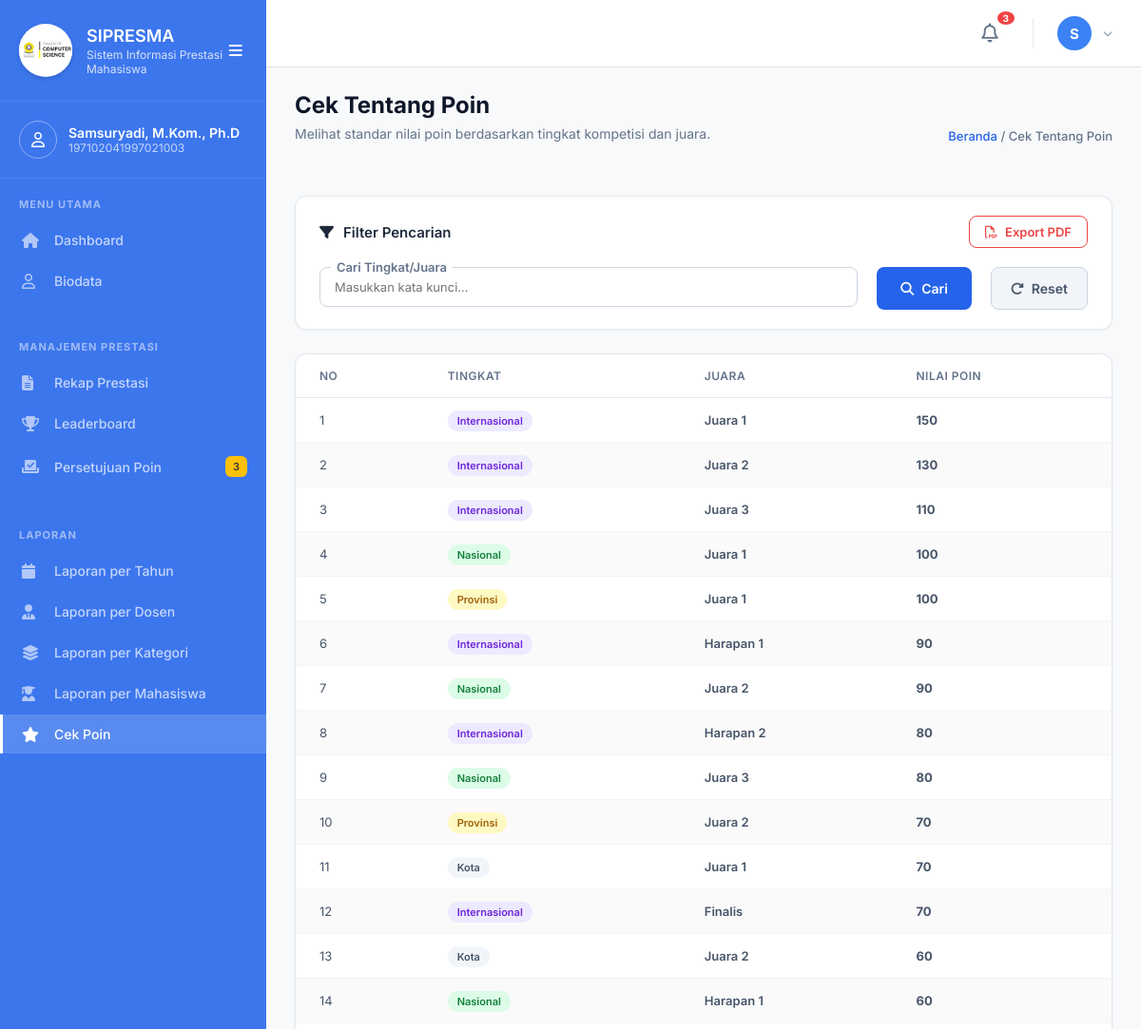
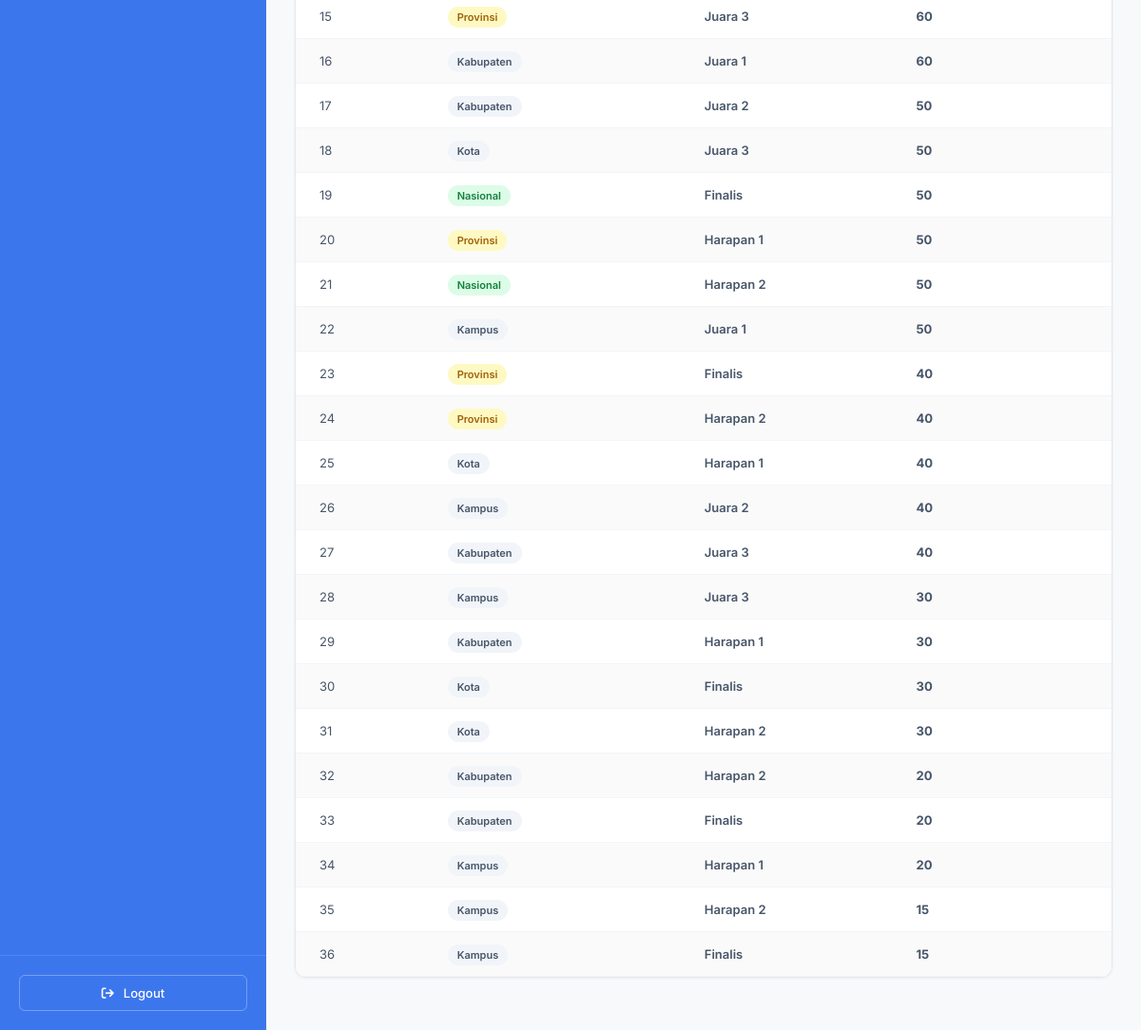
Page /pimpinan/CekPoin.php (signed in) on the committed database (2 pictures, top to bottom).
### tables this page shows
CREATE TABLE IF NOT EXISTS `poin_config` (
  `id` int NOT NULL AUTO_INCREMENT,
  `tingkat` varchar(50) NOT NULL,
  `juara` varchar(50) NOT NULL,
  `poin` int NOT NULL,
  PRIMARY KEY (`id`)
);

### pimpinan/CekPoin.php (the view, shortened to what this page needs)
<?php
require '../koneksi.php';
$search = isset($_GET['search']) ? trim($_GET['search']) : '';
$query = "SELECT * FROM poin_config WHERE 1=1";
$query .= " ORDER BY poin DESC";
$result = $conn->query($query);
$poin_data = [];
while($row = $result->fetch_assoc()) {
    $poin_data[] = $row;
}
?>
<!DOCTYPE html>
<html lang="id">
<head>
    <link rel="stylesheet" href="https://cdnjs.cloudflare.com/ajax/libs/font-awesome/6.4.0/css/all.min.css">
    <link rel="stylesheet" href="../administrator/Assets/Css/Style.css?v=<?= time() ?>">
</head>
<body class="dashboard-body new-dashboard">
    <?php include 'LayoutSidebar.php'; ?>
    <main class="main-content-new" id="mainContent">
        <?php include 'Topbar.php'; ?>
        <div class="content-wrapper-new">
            <div class="page-header-new">
                <div class="page-header-flex">
                    <div class="page-title-new">
                        <div class="page-header-text">
                            <h1 style="margin: 0 0 5px 0; font-size: 24px; font-weight: 800; color: #0f172a;">Cek Tentang Poin</h1>
                            <p style="font-family: 'Inter', sans-serif; font-size: 13px; font-weight: 400; color: #64748b; line-height: 1.5; margin: 0;">Melihat standar nilai poin berdasarkan tingkat kompetisi dan juara.</p>
                        </div>
                    </div>
                    <div style="display: flex; flex-direction: column; align-items: flex-end; gap: 15px;">
                        <div class="breadcrumb-top" style="margin-bottom: 0; font-size: 13px; color: #64748b;">
                            <a href="Dashboard.php" style="color: #2563eb; text-decoration: none;">Beranda</a> <span>/</span> Cek Tentang Poin
                        </div>
                    </div>
                </div>
            </div>
            <form action="CekPoin.php" method="GET" id="filterForm">
                <div class="filter-card">
                    <div class="filter-header">
                        <div class="filter-header-title"><i class="fa-solid fa-filter"></i> Filter Pencarian</div>
                        <div class="export-actions">
                            <button type="button" class="btn-export-pdf" onclick="window.print()">
                                <i class="fa-regular fa-file-pdf"></i> Export PDF
                            </button>
                        </div>
                    </div>
                    <div class="filter-controls">
                        <div class="filter-group">
                            <label class="filter-label">Cari Tingkat/Juara</label>
                            <input type="text" class="filter-input" name="search" value="<?= htmlspecialchars($search) ?>" placeholder="Masukkan kata kunci...">
                        </div>
                        <button type="submit" class="btn-search"><i class="fa-solid fa-magnifying-glass"></i> Cari</button>
                        <a href="CekPoin.php" class="btn-reset"><i class="fa-solid fa-rotate-right"></i> Reset</a>
                    </div>
                </div>
            </form>
            <div class="table-card">
                <div class="table-responsive">
                    <table class="custom-table">
                        <thead>
                            <tr>
                                <th>NO</th>
                                <th>TINGKAT</th>
                                <th>JUARA</th>
                                <th>NILAI POIN</th>
                            </tr>
                        </thead>
                        <tbody>
                            <?php
                            $no = 1;
                            foreach($poin_data as $row):
                                $tingkat_class = 'badge-default';
                                if($row['tingkat'] == 'Internasional') $tingkat_class = 'badge-internasional';
                                elseif($row['tingkat'] == 'Nasional') $tingkat_class = 'badge-nasional';
                                elseif($row['tingkat'] == 'Provinsi') $tingkat_class = 'badge-provinsi';
                            ?>
                            <tr>
                                <td><?= $no++ ?></td>
                                <td><span class="badge-tingkat <?= $tingkat_class ?>"><?= htmlspecialchars($row['tingkat']) ?></span></td>
                                <td class="col-highlight"><?= htmlspecialchars($row['juara']) ?></td>
                                <td class="col-points"><?= ($row['poin'] ?? 0) ?></td>
                            </tr>
                            <?php endforeach; ?>
                        </tbody>
                    </table>
                </div>
            </div>
        </div>
    </main>
</body>
</html>

### administrator/Assets/Css/Style.css (style rules this page uses)
:root { --primary-color: #3c76ed; --primary-hover: #2a5cc5; --bg-color: #f4f7f6; --text-main: #333333; --text-muted: #6c757d; --white: #ffffff; --border-color: #e0e0e0; --shadow-sm: 0 4px 6px rgba(0, 0, 0, 0.05); --shadow-md: 0 10px 30px rgba(0, 0, 0, 0.1); --radius-lg: 12px; --radius-md: 8px; --sidebar-width: 260px; }
* { margin: 0; padding: 0; box-sizing: border-box; font-family: "Inter", sans-serif; }
html, body { background-color: var(--bg-color); color: var(--text-main); overflow-x: hidden !important; max-width: 100%; -ms-overflow-style: none; scrollbar-width: none; }
* { -ms-overflow-style: none; scrollbar-width: none; }
a { text-decoration: none; color: inherit; }
.new-dashboard { display: flex; height: 100vh; overflow: hidden; background-color: #f8f9fa; }
.main-content-new { flex: 1; min-width: 0; display: flex; flex-direction: column; overflow-y: auto; overflow-x: hidden !important; }
.content-wrapper-new { padding: 30px; width: 100%; max-width: 100%; }
.page-header-new { display: flex; justify-content: space-between; align-items: flex-end; margin-bottom: 30px; }
.page-title-new { display: flex; align-items: center; gap: 15px; }
.page-title-new h1 { font-size: 24px; font-weight: 600; color: #212529; margin-bottom: 4px; }
.page-title-new p { font-size: 14px; color: #6c757d; }
.page-header-flex { display: flex; justify-content: space-between; align-items: flex-start; width: 100%; }
.breadcrumb-top { font-size: 13px; color: #2563eb; font-weight: 500; text-align: right; margin-bottom: 5px; }
.breadcrumb-top span { color: #6b7280; }
.breadcrumb-top a { color: #2563eb; text-decoration: none; }
.table-responsive { overflow-x: auto; }
:root { --primary-color: #2563eb !important; --primary-hover: #1d4ed8 !important; --text-main: #0f172a !important; --text-muted: #64748b !important; --border-color: #e2e8f0 !important; --shadow-sm: 0 1px 3px rgba(0, 0, 0, 0.05) !important; --shadow-md: 0 4px 6px -1px rgba(0, 0, 0, 0.1) !important; --shadow-lg: 0 10px 15px -3px rgba(0, 0, 0, 0.1) !important; --radius-md: 8px !important; --radius-lg: 12px !important; }
body, html { font-family: "Inter", sans-serif !important; color: var(--text-main) !important; font-size: 14px !important; }
.page-header-new h1, .page-title-text, .page-title-new h1, .page-title-new h2 { font-family: "Inter", sans-serif !important; font-size: 24px !important; font-weight: 700 !important; color: #0f172a !important; }
.page-header-new p, .page-title-new p { font-family: "Inter", sans-serif !important; font-size: 14px !important; }
body, html, button, input, textarea, select, table, th, td, p, span, div, a, label, .detail-label, .form-group label { font-family: "Inter", sans-serif !important; }
label, .form-group label, .modern-label, .detail-label { font-size: 13px !important; font-weight: 600 !important; }
input, textarea, select, .form-control, .custom-input, .custom-select { font-size: 13px !important; }
table th, .verifikasi-table th, .custom-table th { font-size: 12px !important; font-weight: 600 !important; }
table td, .verifikasi-table td, .custom-table td { font-size: 13px !important; }

### rows in the picture
poin_config: tingkat "Internasional", juara "Juara 1", poin "150"
poin_config: tingkat "Internasional", juara "Juara 2", poin "130"
poin_config: tingkat "Internasional", juara "Juara 3", poin "110"
poin_config: tingkat "Nasional", juara "Juara 1", poin "100"
poin_config: tingkat "Provinsi", juara "Juara 1", poin "100"
poin_config: tingkat "Internasional", juara "Harapan 1", poin "90"
poin_config: tingkat "Nasional", juara "Juara 2", poin "90"
poin_config: tingkat "Internasional", juara "Harapan 2", poin "80"
poin_config: tingkat "Nasional", juara "Juara 3", poin "80"
poin_config: tingkat "Provinsi", juara "Juara 2", poin "70"
poin_config: tingkat "Kota", juara "Juara 1", poin "70"
poin_config: tingkat "Internasional", juara "Finalis", poin "70"
poin_config: tingkat "Kota", juara "Juara 2", poin "60"
poin_config: tingkat "Nasional", juara "Harapan 1", poin "60"
poin_config: tingkat "Provinsi", juara "Juara 3", poin "60"
poin_config: tingkat "Kabupaten", juara "Juara 1", poin "60"
poin_config: tingkat "Kabupaten", juara "Juara 2", poin "50"
poin_config: tingkat "Kota", juara "Juara 3", poin "50"
poin_config: tingkat "Nasional", juara "Finalis", poin "50"
poin_config: tingkat "Provinsi", juara "Harapan 1", poin "50"
poin_config: tingkat "Nasional", juara "Harapan 2", poin "50"
poin_config: tingkat "Kampus", juara "Juara 1", poin "50"
poin_config: tingkat "Provinsi", juara "Finalis", poin "40"
poin_config: tingkat "Provinsi", juara "Harapan 2", poin "40"
poin_config: tingkat "Kota", juara "Harapan 1", poin "40"
poin_config: tingkat "Kampus", juara "Juara 2", poin "40"
poin_config: tingkat "Kabupaten", juara "Juara 3", poin "40"
poin_config: tingkat "Kampus", juara "Juara 3", poin "30"
poin_config: tingkat "Kabupaten", juara "Harapan 1", poin "30"
poin_config: tingkat "Kota", juara "Finalis", poin "30"
poin_config: tingkat "Kota", juara "Harapan 2", poin "30"
poin_config: tingkat "Kabupaten", juara "Harapan 2", poin "20"
poin_config: tingkat "Kabupaten", juara "Finalis", poin "20"
poin_config: tingkat "Kampus", juara "Harapan 1", poin "20"
poin_config: tingkat "Kampus", juara "Harapan 2", poin "15"
poin_config: tingkat "Kampus", juara "Finalis", poin "15"

### other values in the picture
$_SESSION['pimpinan_nama'] "Samsuryadi, M.Kom., Ph.D"
$_SESSION['pimpinan_nip'] "197102041997021003"
$total_poin_pending "3"
$total_notif "3"
